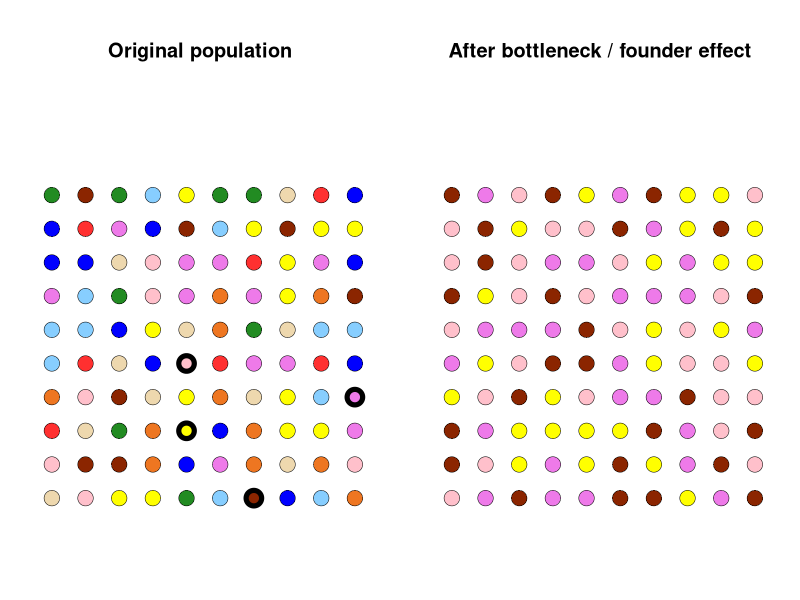

Write R code to recreate this figure.
# Description  ------------------------------------------------------------
#### ### ### ## #### ### ### ## #### ### ### ## 
# Created by Marc-Olivier Beausoleil
# Why: 
  # example of drift (bottleneck or founder effect)
# Requires:
# NOTES: 
# Reference : 
#### ### ### ## #### ### ### ## #### ### ### ## 

par(mfrow = c(1,1), mar = c(0,0,5,0))
# set.seed(123456)

cols = c("blue", "yellow1", "pink", "chocolate2", "firebrick1", 
         "forestgreen", "orchid2", "orangered4", "skyblue1", "wheat2")

# How many marbles to select? 
(size.sel = 4)

# The greater the by, the less there are marbles 
by = 10
x = seq(1,100, by = by)
y = x
xy = expand.grid(x,y)
min.range = -10
max.range = 100
par(mfrow = c(1,2))
plot(xy[,1:2], 
     asp = 1, 
     main = "Original population",
     axes=FALSE, frame.plot=FALSE,
     xlim = range(c(min.range, xy[,"Var1"],max.range)),
     ylim = range(c(min.range, xy[,"Var2"],max.range)), 
     type = "n")


# random colours 
xy$col = sample(cols, size = nrow(xy), replace = TRUE)

for (i in 1:nrow(xy)) {
  plotrix::draw.circle(x = xy[i,1],y = xy[i,2], 
                       radius = log(by),
                       nv=1000,
                       border=NULL,
                       col=scales::alpha(xy[i,"col"], 1),
                       lty=1,lwd=.5)
}


sample.select = sample(1:nrow(xy), size = size.sel)
xy$gen = 1
# Select rows 
xy$select = ifelse((1:nrow(xy)) %in% sample.select, T, F)

select.col = xy[sort(sample.select),]

for (i in 1:nrow(select.col)) {
  plotrix::draw.circle(x = select.col[i,1],
                       y = select.col[i,2], 
                       radius = log(by),
                       nv=1000,
                       border="black",
                       col=select.col[i,"col"],
                       lty=1,lwd=5)
}

survived = xy[which(xy$select),]

tmp = 0
i = 1
while (tmp < nrow(xy)) {
  tmp.dat = survived[rep(1:nrow(survived), each = i), ]
  tmp = nrow(tmp.dat)
  i = i +1
}

new.gen = tmp.dat[sample(1:nrow(tmp.dat)),]
new.gen = new.gen[1:nrow(xy),]
new.gen[,1] <- xy$Var1
new.gen[,2] <- xy$Var2

plot(xy[,1:2], 
     asp = 1, 
     axes=FALSE, frame.plot=FALSE,
     main = "After bottleneck / founder effect",
     xlim = range(c(min.range, xy[,"Var1"],max.range)),
     ylim = range(c(min.range, xy[,"Var2"],max.range)), 
     type = "n")

for (i in 1:nrow(new.gen)) {
  plotrix::draw.circle(x = new.gen[i,1],y = new.gen[i,2], 
                       radius = log(by),
                       nv=1000,
                       border=NULL,
                       col=scales::alpha(new.gen[i,"col"], 1),
                       lty=1,lwd=.5)
}

# Original population
tab.col = table(xy$col)
# sum(tab.col)
prop.table(tab.col)
# as.data.frame(tab.col)

# Population After drift
tab.col.new.gen = table(new.gen$col)
# sum(tab.col.new.gen)
prop.table(tab.col.new.gen)
# as.data.frame(tab.col.new.gen)

par(mfrow = c(1,1), mar = c(4,4,4,4))
# plot(table(xy$col, new.gen$col))
track.allele = data.frame(cols, pop1 = NA, pop2 = NA)
for (k in names(tab.col)) {
  track.allele[track.allele$cols == k,"pop1"] <- tab.col[k]
  track.allele[track.allele$cols == k,"pop2"] <- ifelse(test = is.na(tab.col.new.gen[k]), "lost", tab.col.new.gen[k])
}

track.allele
